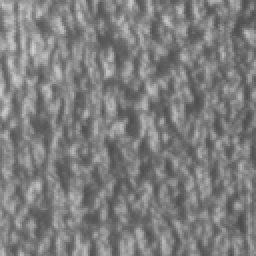
%> input picture D24.hips.gif, 128 x 128 px (shown 2 times larger)
$ octave --eval "MovingAverage_residual;"   (GNU Octave 9; MATLAB toolbox functions it lacks are replaced by stand-ins)
%> lines starting %> are read from the running program, lines starting %| are printed output that depends on the picture
### ML_estimator.m
function Eta = ML_estimator(N,YU)
YUS = zeros(1,N);
Eta = zeros(1,N);
Ni = 1:N;
for i=1:N,
    for m=1:N
        for n=1:N
            distance=round(hypot(m,n));
            if (distance>(i-1))&&(distance<=i)
                YUS(i)=YUS(i)+(abs(YU(m,n)))^2;
            end
         end
     end
        Eta(i)=YUS(i)/Ni(i);
end
end

### MovingAverage_residual.m
 function MovingAverage_residual
[x,cmap]=imread('D24.hips.gif'); % choose D17,D55,D77,D84,D68,D04,D09,D51,D68,D24
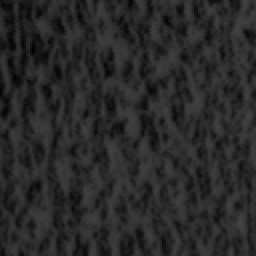
%> x: size 128x128 uint8 (shown 2 times larger); min 0, max 66, mean 41.1
%> cmap = 128 rows, first 12: [0.816 0.816 0.816; 0.808 0.808 0.808; 0.8 0.8 0.8; 0.792 0.792 0.792; 0.784 0.784 0.784; 0.776 0.776 0.776; 0.769 0.769 0.769; 0.761 0.761 0.761; 0.753 0.753 0.753; 0.745 0.745 0.745; 0.737 0.737 0.737; 0.729 0.729 0.729]
colormap(cmap);
[M,N] = size(x);
%> M = 128; N = 128
y=zeros(size(x));
for m=1:N
    for n=1:N
        c = cmap(x(m,n)+1);
        y(m,n) = c(1);
    end
end
[N,M] = size(y);
Y = fft2(y);
colormap(gray(256));
Eta=ML_estimator(N,Y);
%> after the loop in ML_estimator, `for i=1:N,`: Eta = 128 values, max 65240146.2 at index 1, min 3.26 at index 61, mean 510299.5; YUS = 128 values, max 65240146.2 at index 1, min 198.8 at index 61, mean 522874.9
r=Y./norm(Eta);

WI =[r(1:32,1:32).*2,0.00*randn(32,64),r(1:32,97:128).*2;0.00*randn(64,32),0.00*randn(64,64),0.00*randn(64,32);r(97:128,1:32).*2,0.00*randn(32,64),r(97:128,97:128).*2];
% residual
%imagesc(real(WI));
Wi=ifft2(WI);
%imagesc(real(Wi));

Ni=1:64;
a=1;
Jcost=zeros(3,N);
Eta=zeros(1,N);
norm_eta=zeros(N,N);
%Cost function
for alpha=1:8
    for theta=0:pi/8:7*pi/8
        YU=gtrans(Y,alpha,theta);
        Eta(a,:)=ML_estimator(N,YU); % H
        max_eta=max(Eta(a,3:N));
        norm_eta(a,3:N)=Eta(a,3:N)/(max_eta);
        Jcost(2,a)=alpha;
        Jcost(3,a)=theta;
        for i=1:128
            if (Eta(a,i)~=0) % Eta(p,i)!=0
                Jcost(1,a)=Jcost(1,a)+(Ni(a)-1)*log(Eta(a,i))+1/2*log(Ni(a));
            end
        end
        a=a+1;
    end
end

[~,Costmin]=min(Jcost(1));
alpha=Jcost(2,Costmin);% alpha
theta=Jcost(3,Costmin);% theta

YU=gtrans(Y,alpha,theta);
Eta(1,:)=ML_estimator(N,YU);
%synthesize
YY=zeros(N,N);
for i=1:N
    for m=1:N
        for n=1:N
            radius=hypot(m,n);
            if (radius>(i-1)&&(radius<=i))
                YY(m,n)=Eta(1,i);
            end
        end
    end
end

% White complex Gaussian process(actually use randn(N) is ok, but this way is better)
mu=randn(1,N);
sigma = N/4*eye(N);
R = chol(sigma);
w = repmat(mu,N,1) + randn(N)*R;
%construct with 0 mean (N/4)I covariance real part(same as before)
mui=randn(1,N);
sigmai = N/4*eye(N);
Ri = chol(sigmai);
wi = repmat(mui,N,1) + randn(N)*Ri;
W=w+sqrt(-1)*wi;
W1 = fft2(W);
W = fftshift(W1);

W(1,1)=N*mean(mean(y(1:N,1:N)));   % Change W(0,0)

YY=abs(YY).*W;
yy=ifft2(YY);

subplot(3,4,1),imagesc(y);
title('Original');

subplot(3,4,2),imagesc(real(Wi));
title('Residual');


s = y.*Wi;
s = repmat(s,2,2);
subplot(3,4,[5,6,9,10]),imagesc(real(s));
title('Synthesized with residual');

yy= ifft2(Y.*W)
subplot(3,4,[7,8,11,12]),imagesc(real(yy));
title('Synthesized with white Gaussian');
%> (the run ends here)
